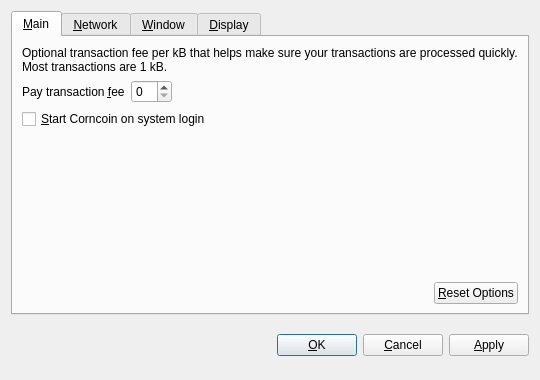
<?xml version="1.0" encoding="UTF-8"?>
<ui version="4.0">
 <class>OptionsDialog</class>
 <widget class="QDialog" name="OptionsDialog">
  <property name="geometry">
   <rect>
    <x>0</x>
    <y>0</y>
    <width>540</width>
    <height>380</height>
   </rect>
  </property>
  <property name="windowTitle">
   <string>Options</string>
  </property>
  <property name="modal">
   <bool>true</bool>
  </property>
  <layout class="QVBoxLayout" name="verticalLayout">
   <item>
    <widget class="QTabWidget" name="tabWidget">
     <property name="tabPosition">
      <enum>QTabWidget::North</enum>
     </property>
     <property name="currentIndex">
      <number>0</number>
     </property>
     <widget class="QWidget" name="tabMain">
      <attribute name="title">
       <string>&amp;Main</string>
      </attribute>
      <layout class="QVBoxLayout" name="verticalLayout_Main">
       <item>
        <widget class="QLabel" name="transactionFeeInfoLabel">
         <property name="text">
          <string>Optional transaction fee per kB that helps make sure your transactions are processed quickly. Most transactions are 1 kB.</string>
         </property>
         <property name="textFormat">
          <enum>Qt::PlainText</enum>
         </property>
         <property name="wordWrap">
          <bool>true</bool>
         </property>
        </widget>
       </item>
       <item>
        <layout class="QHBoxLayout" name="horizontalLayout_1_Main">
         <item>
          <widget class="QLabel" name="transactionFeeLabel">
           <property name="text">
            <string>Pay transaction &amp;fee</string>
           </property>
           <property name="textFormat">
            <enum>Qt::PlainText</enum>
           </property>
           <property name="buddy">
            <cstring>transactionFee</cstring>
           </property>
          </widget>
         </item>
         <item>
          <widget class="BitcoinAmountField" name="transactionFee"/>
         </item>
         <item>
          <spacer name="horizontalSpacer_1_Main">
           <property name="orientation">
            <enum>Qt::Horizontal</enum>
           </property>
           <property name="sizeHint" stdset="0">
            <size>
             <width>40</width>
             <height>20</height>
            </size>
           </property>
          </spacer>
         </item>
        </layout>
       </item>
       <item>
        <widget class="QCheckBox" name="bitcoinAtStartup">
         <property name="toolTip">
          <string>Automatically start Corncoin after logging in to the system.</string>
         </property>
         <property name="text">
          <string>&amp;Start Corncoin on system login</string>
         </property>
        </widget>
       </item>
       <item>
        <spacer name="verticalSpacer_Main">
         <property name="orientation">
          <enum>Qt::Vertical</enum>
         </property>
         <property name="sizeHint" stdset="0">
          <size>
           <width>20</width>
           <height>40</height>
          </size>
         </property>
        </spacer>
       </item>
       <item>
        <layout class="QHBoxLayout" name="horizontalLayout_2_Main">
         <item>
          <spacer name="horizontalSpacer_2_Main">
           <property name="orientation">
            <enum>Qt::Horizontal</enum>
           </property>
           <property name="sizeHint" stdset="0">
            <size>
             <width>40</width>
             <height>20</height>
            </size>
           </property>
          </spacer>
         </item>
         <item>
          <widget class="QPushButton" name="resetButton">
           <property name="toolTip">
            <string>Reset all client options to default.</string>
           </property>
           <property name="text">
            <string>&amp;Reset Options</string>
           </property>
           <property name="autoDefault">
            <bool>false</bool>
           </property>
          </widget>
         </item>
        </layout>
       </item>
      </layout>
     </widget>
     <widget class="QWidget" name="tabNetwork">
      <attribute name="title">
       <string>&amp;Network</string>
      </attribute>
      <layout class="QVBoxLayout" name="verticalLayout_Network">
       <item>
        <widget class="QCheckBox" name="mapPortUpnp">
         <property name="toolTip">
          <string>Automatically open the Corncoin client port on the router. This only works when your router supports UPnP and it is enabled.</string>
         </property>
         <property name="text">
          <string>Map port using &amp;UPnP</string>
         </property>
        </widget>
       </item>
       <item>
        <widget class="QCheckBox" name="connectSocks">
         <property name="toolTip">
          <string>Connect to the Corncoin network through a SOCKS proxy (e.g. when connecting through Tor).</string>
         </property>
         <property name="text">
          <string>&amp;Connect through SOCKS proxy:</string>
         </property>
        </widget>
       </item>
       <item>
        <layout class="QHBoxLayout" name="horizontalLayout_Network">
         <item>
          <widget class="QLabel" name="proxyIpLabel">
           <property name="text">
            <string>Proxy &amp;IP:</string>
           </property>
           <property name="textFormat">
            <enum>Qt::PlainText</enum>
           </property>
           <property name="buddy">
            <cstring>proxyIp</cstring>
           </property>
          </widget>
         </item>
         <item>
          <widget class="QValidatedLineEdit" name="proxyIp">
           <property name="maximumSize">
            <size>
             <width>140</width>
             <height>16777215</height>
            </size>
           </property>
           <property name="toolTip">
            <string>IP address of the proxy (e.g. 127.0.0.1)</string>
           </property>
          </widget>
         </item>
         <item>
          <widget class="QLabel" name="proxyPortLabel">
           <property name="text">
            <string>&amp;Port:</string>
           </property>
           <property name="textFormat">
            <enum>Qt::PlainText</enum>
           </property>
           <property name="buddy">
            <cstring>proxyPort</cstring>
           </property>
          </widget>
         </item>
         <item>
          <widget class="QLineEdit" name="proxyPort">
           <property name="maximumSize">
            <size>
             <width>55</width>
             <height>16777215</height>
            </size>
           </property>
           <property name="toolTip">
            <string>Port of the proxy (e.g. 9050)</string>
           </property>
          </widget>
         </item>
         <item>
          <widget class="QLabel" name="socksVersionLabel">
           <property name="text">
            <string>SOCKS &amp;Version:</string>
           </property>
           <property name="textFormat">
            <enum>Qt::PlainText</enum>
           </property>
           <property name="buddy">
            <cstring>socksVersion</cstring>
           </property>
          </widget>
         </item>
         <item>
          <widget class="QValueComboBox" name="socksVersion">
           <property name="toolTip">
            <string>SOCKS version of the proxy (e.g. 5)</string>
           </property>
          </widget>
         </item>
         <item>
          <spacer name="horizontalSpacer_Network">
           <property name="orientation">
            <enum>Qt::Horizontal</enum>
           </property>
           <property name="sizeHint" stdset="0">
            <size>
             <width>40</width>
             <height>20</height>
            </size>
           </property>
          </spacer>
         </item>
        </layout>
       </item>
       <item>
        <spacer name="verticalSpacer_Network">
         <property name="orientation">
          <enum>Qt::Vertical</enum>
         </property>
         <property name="sizeHint" stdset="0">
          <size>
           <width>20</width>
           <height>40</height>
          </size>
         </property>
        </spacer>
       </item>
      </layout>
     </widget>
     <widget class="QWidget" name="tabWindow">
      <attribute name="title">
       <string>&amp;Window</string>
      </attribute>
      <layout class="QVBoxLayout" name="verticalLayout_Window">
       <item>
        <widget class="QCheckBox" name="minimizeToTray">
         <property name="toolTip">
          <string>Show only a tray icon after minimizing the window.</string>
         </property>
         <property name="text">
          <string>&amp;Minimize to the tray instead of the taskbar</string>
         </property>
        </widget>
       </item>
       <item>
        <widget class="QCheckBox" name="minimizeOnClose">
         <property name="toolTip">
          <string>Minimize instead of exit the application when the window is closed. When this option is enabled, the application will be closed only after selecting Quit in the menu.</string>
         </property>
         <property name="text">
          <string>M&amp;inimize on close</string>
         </property>
        </widget>
       </item>
       <item>
        <spacer name="verticalSpacer_Window">
         <property name="orientation">
          <enum>Qt::Vertical</enum>
         </property>
         <property name="sizeHint" stdset="0">
          <size>
           <width>20</width>
           <height>40</height>
          </size>
         </property>
        </spacer>
       </item>
      </layout>
     </widget>
     <widget class="QWidget" name="tabDisplay">
      <attribute name="title">
       <string>&amp;Display</string>
      </attribute>
      <layout class="QVBoxLayout" name="verticalLayout_Display">
       <item>
        <layout class="QHBoxLayout" name="horizontalLayout_1_Display">
         <item>
          <widget class="QLabel" name="langLabel">
           <property name="text">
            <string>User Interface &amp;language:</string>
           </property>
           <property name="textFormat">
            <enum>Qt::PlainText</enum>
           </property>
           <property name="buddy">
            <cstring>lang</cstring>
           </property>
          </widget>
         </item>
         <item>
          <widget class="QValueComboBox" name="lang">
           <property name="toolTip">
            <string>The user interface language can be set here. This setting will take effect after restarting Corncoin.</string>
           </property>
          </widget>
         </item>
        </layout>
       </item>
       <item>
        <layout class="QHBoxLayout" name="horizontalLayout_2_Display">
         <item>
          <widget class="QLabel" name="unitLabel">
           <property name="text">
            <string>&amp;Unit to show amounts in:</string>
           </property>
           <property name="textFormat">
            <enum>Qt::PlainText</enum>
           </property>
           <property name="buddy">
            <cstring>unit</cstring>
           </property>
          </widget>
         </item>
         <item>
          <widget class="QValueComboBox" name="unit">
           <property name="toolTip">
            <string>Choose the default subdivision unit to show in the interface and when sending coins.</string>
           </property>
          </widget>
         </item>
        </layout>
       </item>
       <item>
        <widget class="QCheckBox" name="displayAddresses">
         <property name="toolTip">
          <string>Whether to show Corncoin addresses in the transaction list or not.</string>
         </property>
         <property name="text">
          <string>&amp;Display addresses in transaction list</string>
         </property>
        </widget>
       </item>
       <item>
        <spacer name="verticalSpacer_Display">
         <property name="orientation">
          <enum>Qt::Vertical</enum>
         </property>
         <property name="sizeHint" stdset="0">
          <size>
           <width>20</width>
           <height>40</height>
          </size>
         </property>
        </spacer>
       </item>
      </layout>
     </widget>
    </widget>
   </item>
   <item>
    <layout class="QHBoxLayout" name="horizontalLayout_Buttons">
     <item>
      <spacer name="horizontalSpacer_1">
       <property name="orientation">
        <enum>Qt::Horizontal</enum>
       </property>
       <property name="sizeHint" stdset="0">
        <size>
         <width>40</width>
         <height>48</height>
        </size>
       </property>
      </spacer>
     </item>
     <item>
      <widget class="QLabel" name="statusLabel">
       <property name="font">
        <font>
         <weight>75</weight>
         <bold>true</bold>
        </font>
       </property>
       <property name="text">
        <string/>
       </property>
       <property name="textFormat">
        <enum>Qt::PlainText</enum>
       </property>
       <property name="wordWrap">
        <bool>true</bool>
       </property>
      </widget>
     </item>
     <item>
      <spacer name="horizontalSpacer_2">
       <property name="orientation">
        <enum>Qt::Horizontal</enum>
       </property>
       <property name="sizeHint" stdset="0">
        <size>
         <width>40</width>
         <height>48</height>
        </size>
       </property>
      </spacer>
     </item>
     <item>
      <widget class="QPushButton" name="okButton">
       <property name="text">
        <string>&amp;OK</string>
       </property>
      </widget>
     </item>
     <item>
      <widget class="QPushButton" name="cancelButton">
       <property name="text">
        <string>&amp;Cancel</string>
       </property>
       <property name="autoDefault">
        <bool>false</bool>
       </property>
      </widget>
     </item>
     <item>
      <widget class="QPushButton" name="applyButton">
       <property name="text">
        <string>&amp;Apply</string>
       </property>
       <property name="autoDefault">
        <bool>false</bool>
       </property>
      </widget>
     </item>
    </layout>
   </item>
  </layout>
 </widget>
 <customwidgets>
  <customwidget>
   <class>BitcoinAmountField</class>
   <extends>QSpinBox</extends>
   <header>bitcoinamountfield.h</header>
  </customwidget>
  <customwidget>
   <class>QValueComboBox</class>
   <extends>QComboBox</extends>
   <header>qvaluecombobox.h</header>
  </customwidget>
  <customwidget>
   <class>QValidatedLineEdit</class>
   <extends>QLineEdit</extends>
   <header>qvalidatedlineedit.h</header>
  </customwidget>
 </customwidgets>
 <resources/>
 <connections/>
</ui>
